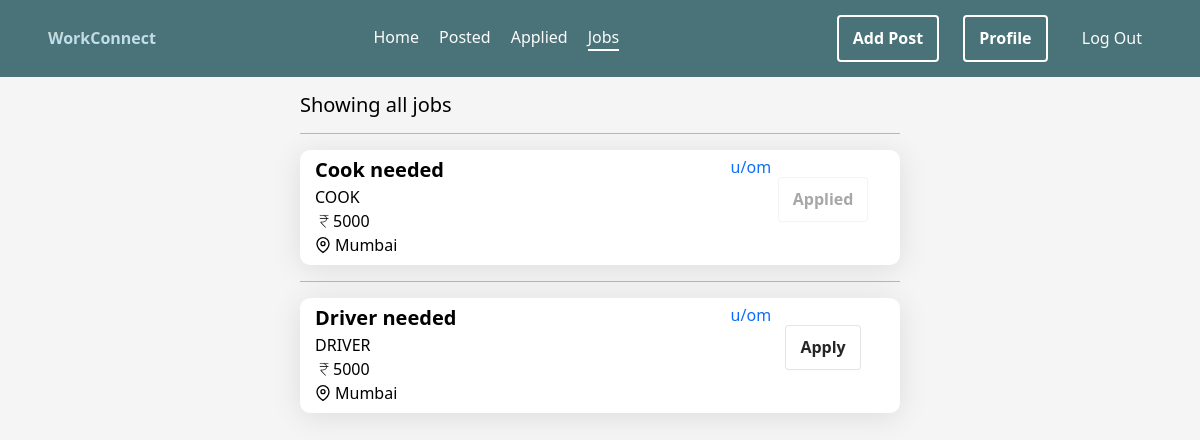
Page /newco/listings (signed in) on the earlier database version.
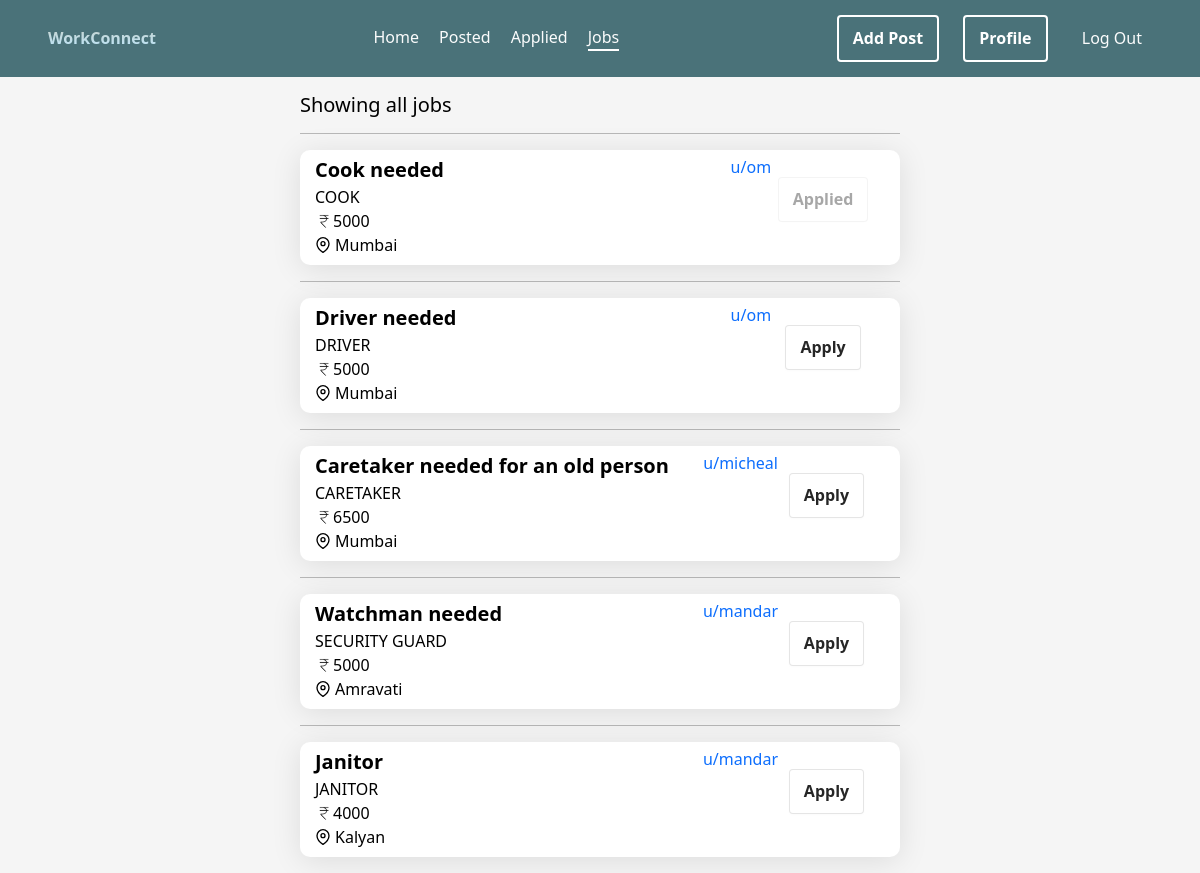
Same page on the later database version.
### newco/models.py (models this page shows, shortened)
class Job(models.Model):
    user = models.ForeignKey(User,on_delete=models.CASCADE)
    title = models.CharField(max_length=255)
    description = models.TextField()
    job_specification = models.CharField(default=None,max_length=255)
    salary = models.CharField(max_length=32)
    location = models.CharField(max_length=32)
    people_applied = models.IntegerField(default=0)
    applied = models.ManyToManyField(User,related_name='users_applied',blank=True)

### newco/views.py (the view)
# urls.py: path('listings',views.listings,name='listings'),
@login_required
def listings(request: HttpRequest,filterby=None):
    jobs = Job.objects.all()
    title = request.POST.get('jobtitle','').strip()
    location = request.POST.get('location','').strip()
    if title and location:
        jobs = jobs.filter(job_specification=title.upper(),location=location)
    elif title or location:
        if title:
            jobs = jobs.filter(job_specification=title.upper())
        if location:
            jobs = jobs.filter(location=location)
    if jobs.count() == 0:
        jobs = None
    else:
        pass
    return render(request, 'newco/listings.html', {'jobs': jobs,'searched':jobs.count()!=Job.objects.count()})

### newco/templates/newco/listings.html (shortened to what this page needs)
{% extends 'newco/layout.html' %}
{% block body %}
{% if jobs %}
    <div class="w-100 h-auto center">
        <div class="w-50 d-block m-3">
            {% if searched %}
                <div class="h5">Your Search Results</div>
            {% else %}
                <div class="h5">Showing all jobs</div>
            {% endif %}
            {% for job in jobs %}
                <hr>
                <a href="post/{{ job.id }}" class="w-100">
                    <div class="post form w-100 flex-row nothover">
                        <div class="flex-column w-100">
                            <div class="w-100 lead" style="font-weight: 600;">{{ job.title }}</div>
                            <div class="w-100">{{ job.job_specification }}</div>
                            <div class="w-100"><svg xmlns="http://www.w3.org/2000/svg" height="18" width="18" viewBox="50 -850 850 900" stroke-width="5" stroke="black"><path d="M540-172 306-416v-44h114q63 0 116-39.5T588-616H266v-28h320q-11-51-57-83.5T420-760H266v-28h428v28H528q33 17 57 48.5t29 67.5h80v28h-78q2 85-58 134.5T420-432h-90l249 260h-39Z"/></svg>{{ job.salary }}</div>
                            <div class="w-100">{{ job.location }}</div>
                        </div>
                    </a>
                    {% if job.user.username != request.user.username %}
                        <div class="d-inline-flex flex-row" style="gap: 5px;height: 25px; transition: all 0.3s;">
                            <a href="" class="a-hover">u/{{ job.user.username }}</a>
                        </div>
                        <div class="w-25 center" style="height: 90px;">
                            {% if request.user not in job.applied.all %}
                                <a href="post/apply/{{ job.id }}">
                                    <button type="button">Apply</button>
                                </a>
                            {% else %}
                                <button type="button" disabled style="opacity: 0.4;cursor: not-allowed">Applied</button>
                            {% endif %}
                            </div>
                    {% else %}
                        <div class="d-inline-flex flex-row-reverse" style="height: 25px; transition: all 0.3s;">
                            <a href="profile/{{ job.user.username }}" class="a-hover">you</a>
                        </div>
                    {% endif %}
                </div>
            {% endfor %}
{% else %}
<div class="w-100 h-75 center">
    <div class="display-6 h1">No jobs posted yet</div>
</div>
{% endif %}
{% endblock %}

Differences in the rows shown:
added Job: title "Caretaker needed for an old person", job_specification "CARETAKER", salary "6500", location "Mumbai", user.username "micheal"
added Job: title "Watchman needed", job_specification "SECURITY GUARD", salary "5000", location "Amravati", user.username "mandar"
added Job: title "Janitor", job_specification "JANITOR", salary "4000", location "Kalyan", user.username "mandar"
